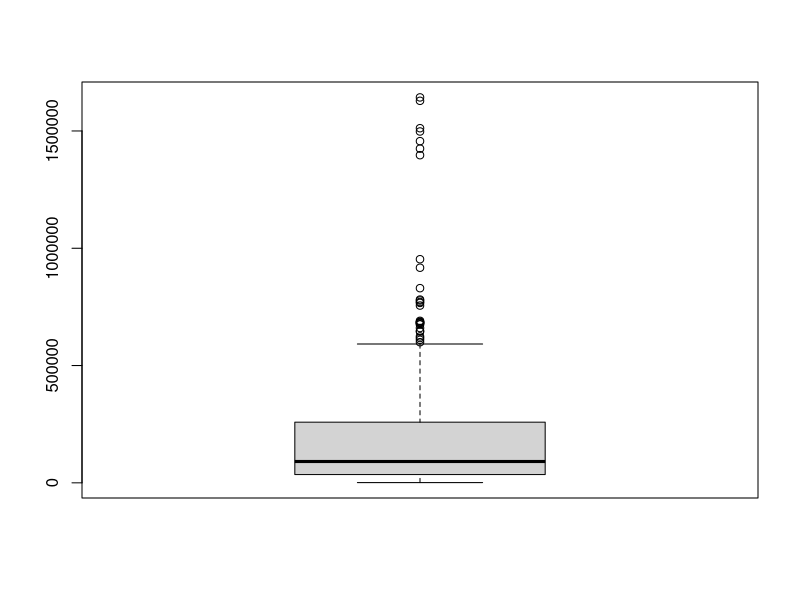
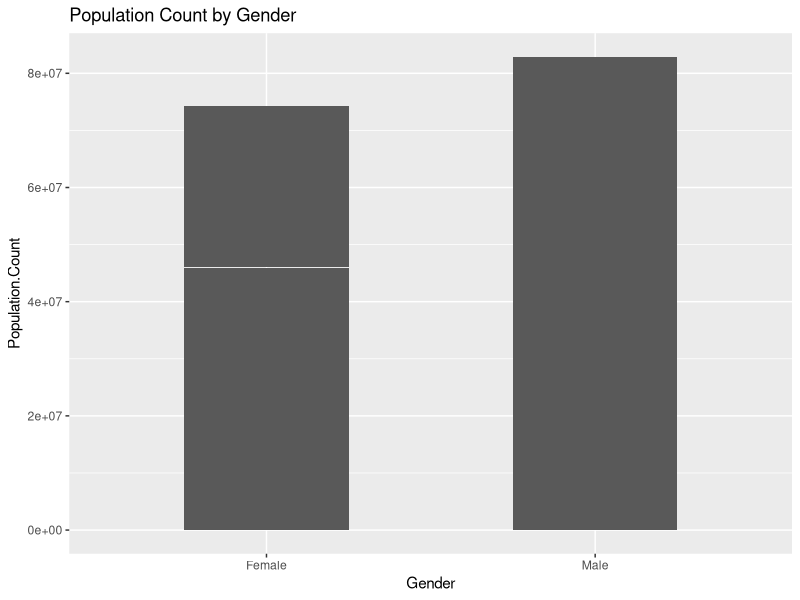
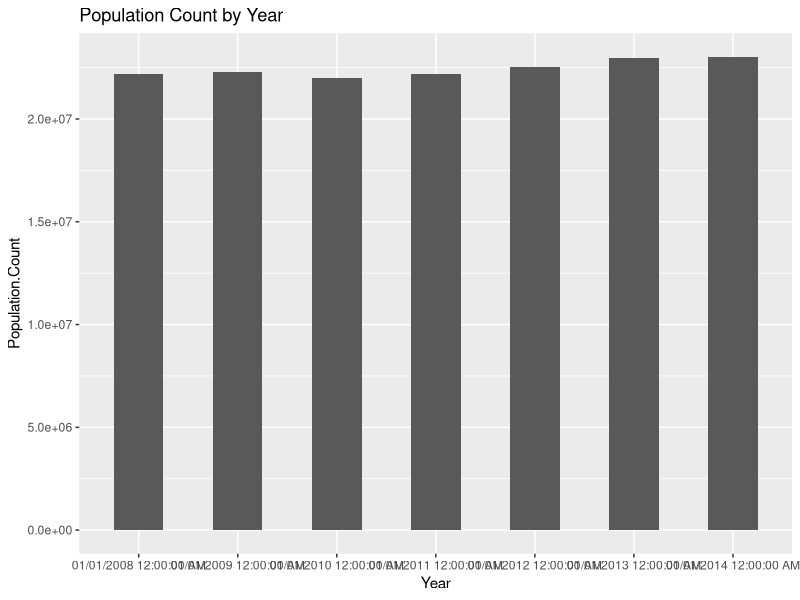
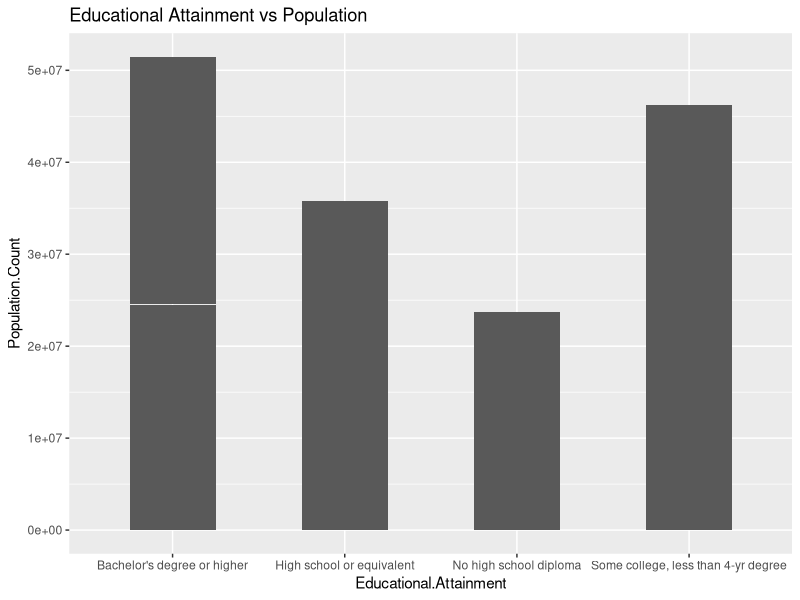
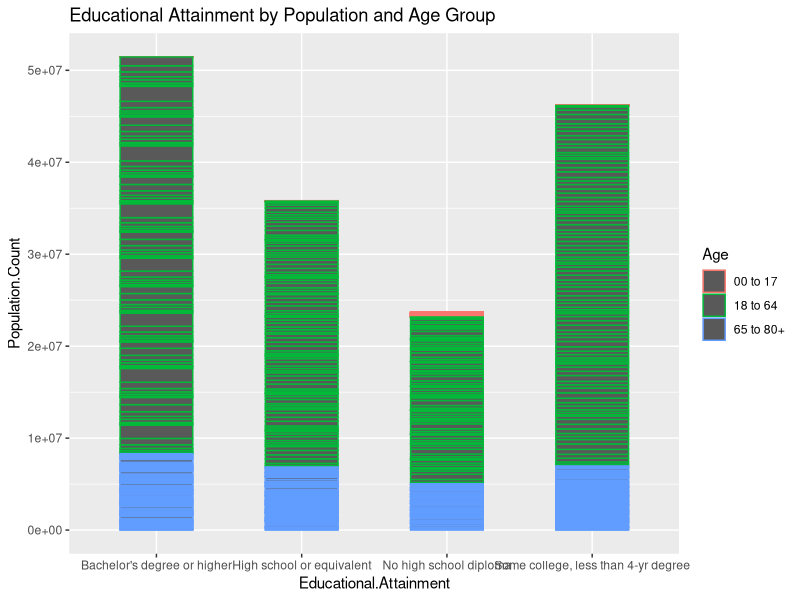

Source code (R) for these figures, in order:
library(tidyverse)
ca <- read.csv(file = 'ca-educational-attainment-personal-income-2008-2014.csv')
head(ca)
summary(ca)
dim(ca)
str(ca)

na.omit(ca)
ca <- subset(ca,Educational.Attainment != "Children under 15")
ca <- subset(ca,Personal.Income != "No Income")
boxplot(ca$Population.Count, data = ca)

ggplot(data=ca, aes(x=Gender, y=Population.Count)) +   geom_bar(stat="identity", width=0.5) + labs(title = "Population Count by Gender")

ggplot(data=ca, aes(x=Year, y=Population.Count)) +  geom_bar(stat="identity", width=0.5) + labs(title = "Population Count by Year")

ggplot(data=ca, aes(x=Educational.Attainment, y=Population.Count)) +  geom_bar(stat="identity", width=0.5) + labs(title = "Educational Attainment vs Population")

ggplot(data=ca, aes(x=Educational.Attainment, y=Population.Count, group = Age, color = Age)) +  geom_bar(stat="identity", width=0.5) + labs(title = "Educational Attainment by Population and Age Group")